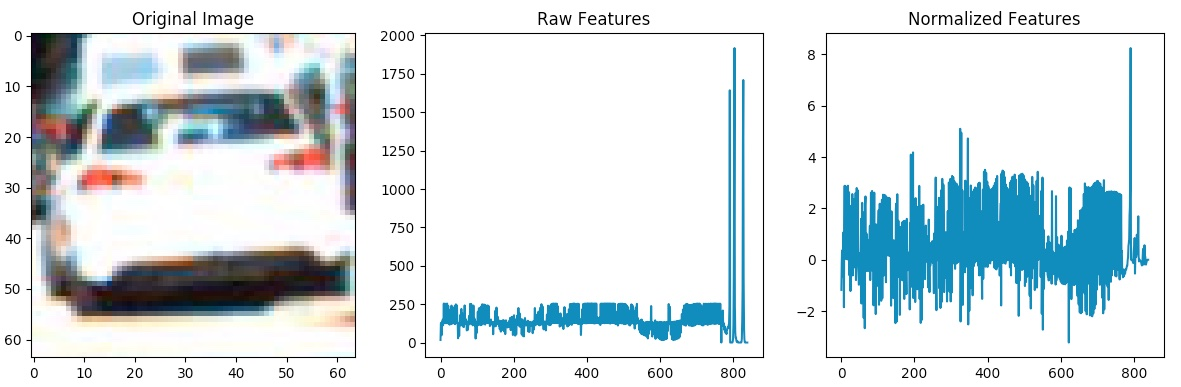
#> input picture examples/car_features.jpg, 1181 x 387 px
$ python -i helper_functions.py   (imports and definitions only)   (older library calls are emulated)
#> lines starting #> are read from the running program, lines starting #| are printed output that depends on the picture
import matplotlib.image as mpimg
import numpy as np
import cv2
import pickle
from skimage.feature import hog

def convert_color(img, cspace_conv='RGB2YCrCb'):
    if cspace_conv != 'RGB':
        if cspace_conv == 'BGR2RGB':
            converted_img = cv2.cvtColor(img, cv2.COLOR_BGR2RGB)
        elif cspace_conv == 'RGB2HSV':
            converted_img = cv2.cvtColor(img, cv2.COLOR_RGB2HSV)
        elif cspace_conv == 'BGR2HSV':
            converted_img = cv2.cvtColor(img, cv2.COLOR_BGR2HSV)
        elif cspace_conv == 'RGB2LUV':
            converted_img = cv2.cvtColor(img, cv2.COLOR_RGB2LUV)
        elif cspace_conv == 'BGR2LUV':
            converted_img = cv2.cvtColor(img, cv2.COLOR_BGR2LUV)
        elif cspace_conv == 'RGB2HLS':
            converted_img = cv2.cvtColor(img, cv2.COLOR_RGB2HLS)
        elif cspace_conv == 'BGR2HLS':
            converted_img = cv2.cvtColor(img, cv2.COLOR_BGR2HLS)
        elif cspace_conv == 'RGB2YUV':
            converted_img = cv2.cvtColor(img, cv2.COLOR_RGB2YUV)
        elif cspace_conv == 'BGR2YUV':
            converted_img = cv2.cvtColor(img, cv2.COLOR_BGR2YUV)
        elif cspace_conv == 'RGB2YCrCb':
            converted_img = cv2.cvtColor(img, cv2.COLOR_RGB2YCrCb)
        elif cspace_conv == 'BGR2YCrCb':
            converted_img = cv2.cvtColor(img, cv2.COLOR_BGR2YCrCb)
    else: converted_img = np.copy(img)

    return converted_img


def save_bboxes(box_list, box_file='bbox_pickle.p'):
    bbox_pickle = box_list
    pickle.dump( bbox_pickle, open( box_file, "wb" ) )

# [16 lines left out: function find_boxes_overlap, not called in this run]

    # overlapping2D(box1,box2) = overlapping1D(box1.x, box2.x) and
    #                        overlapping1D(box1.y, box2.y)

# Perform normalisation on image
def normalise(image):
    return (image - image.mean()) / (image.max() - image.min())

# Define a function to return HOG features and visualization
def get_hog_features(img, orient, pix_per_cell, cell_per_block,
                        trans_sqrt=True, vis=False, feature_vec=True):
    # Call with two outputs if vis==True
    if vis == True:
        features, hog_image = hog(img, orientations=orient,
                                  pixels_per_cell=(pix_per_cell, pix_per_cell),
                                  cells_per_block=(cell_per_block, cell_per_block),
                                  transform_sqrt=trans_sqrt,
                                  visualise=vis, feature_vector=feature_vec)
        return features, hog_image
    # Otherwise call with one output
    else:
        features = hog(img, orientations=orient,
                       pixels_per_cell=(pix_per_cell, pix_per_cell),
                       cells_per_block=(cell_per_block, cell_per_block),
                       transform_sqrt=trans_sqrt,
                       visualise=vis, feature_vector=feature_vec)
        return features

# Define a function to compute binned color features
def bin_spatial(img, size=(32, 32)):
    # Use cv2.resize().ravel() to create the feature vector
    features = cv2.resize(img, size).ravel()
    # Return the feature vector
    return features

# [5 lines left out: function bin_spatial_chan, not called in this run]


# Define a function to compute color histogram features
# NEED TO CHANGE bins_range if reading .png files with mpimg!
def color_hist(img, nbins=32, bins_range=(0, 256)):
    # Compute the histogram of the color channels separately
    channel1_hist = np.histogram(img[:,:,0], bins=nbins, range=bins_range)
    channel2_hist = np.histogram(img[:,:,1], bins=nbins, range=bins_range)
    channel3_hist = np.histogram(img[:,:,2], bins=nbins, range=bins_range)
    # Concatenate the histograms into a single feature vector
    hist_features = np.concatenate((channel1_hist[0], channel2_hist[0], channel3_hist[0]))
    # Return the individual histograms, bin_centers and feature vector
    return hist_features

# [9 lines left out: function color_hist_def, not called in this run]

# Define a function to extract features from a single image window
# This function is very similar to extract_features()
# just for a single image rather than list of images
def single_img_features(img, color_space='RGB', spatial_size=(32, 32),
                        hist_bins=32, orient=9,
                        pix_per_cell=8, cell_per_block=2, hog_channel=0,
                        t_sqrt=False, spatial_feat=True, hist_feat=True, hog_feat=True):
    #1) Define an empty list to receive features
    img_features = []
    #2) Apply color conversion if other than 'RGB'
    feature_image = convert_color(img, color_space)
    #3) Compute spatial features if flag is set
    if spatial_feat == True:
        spatial_features = bin_spatial(feature_image, size=spatial_size)
        #4) Append features to list
        img_features.append(spatial_features)
    #5) Compute histogram features if flag is set
    if hist_feat == True:
        hist_features = color_hist(feature_image, nbins=hist_bins)
        #6) Append features to list
        img_features.append(hist_features)
    #7) Compute HOG features if flag is set
    if hog_feat == True:
        if hog_channel == 'ALL':
            hog_features = []
            for channel in range(feature_image.shape[2]):
                hog_features.extend(get_hog_features(feature_image[:,:,channel],
                                    orient, pix_per_cell, cell_per_block,
                                    trans_sqrt=t_sqrt, vis=False, feature_vec=True))
        else:
            hog_features = get_hog_features(feature_image[:,:,hog_channel], orient,
                        pix_per_cell, cell_per_block, trans_sqrt=t_sqrt, vis=False, feature_vec=True)
        #8) Append features to list
        img_features.append(hog_features)

    #9) Return concatenated array of features
    return np.concatenate(img_features)

# Define a function to extract features from a list of images
# Have this function call bin_spatial() and color_hist()
# [76 lines left out: functions extract_features, slide_window, draw_boxes, not called in this run]

>>> import cv2
>>> picture = cv2.imread('examples/car_features.jpg')
#> picture is the input picture: shape (387, 1181, 3); mean B, G, R 228.4, 224.9, 215.2
>>> result = single_img_features(picture)
#> in bin_spatial, `features = cv2.resize(img, size).ravel()`: features = 3072 values, max 255 at index 0, min 7 at index 2322, mean 223.5
#> in single_img_features, `spatial_features = bin_spatial(feature_image, size=spatial_size)`: spatial_features has the same summary as features in bin_spatial
#> in color_hist, `hist_features = np.concatenate((channel1_hist[0], channel2_hist[0], ch..`: hist_features = 96 values, max 337800 at index 63, min 1075 at index 33, mean 14282.7
#> in get_hog_features, `features = hog(img, orientations=orient, pixels_per_cell=(pix_per_cell..`:
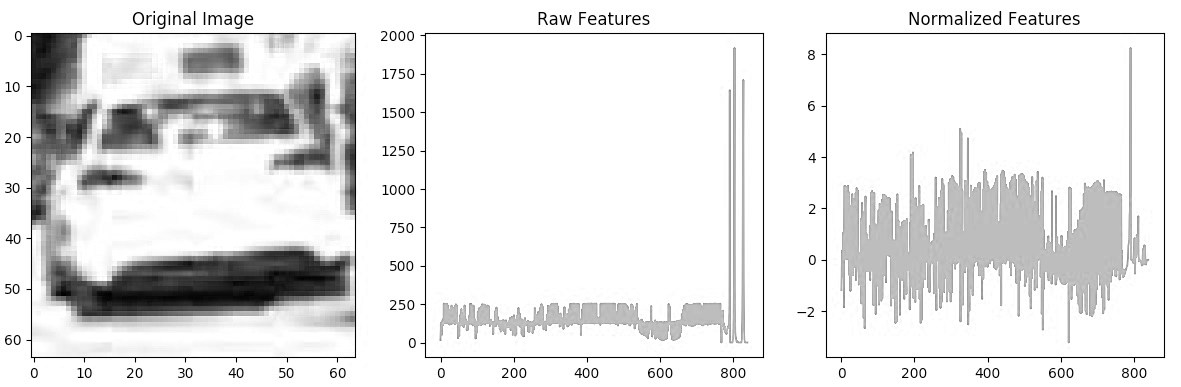
#> img: shape (387, 1181); min 0, max 255, mean 228.4

$ run again, on examples/car_hog.jpg
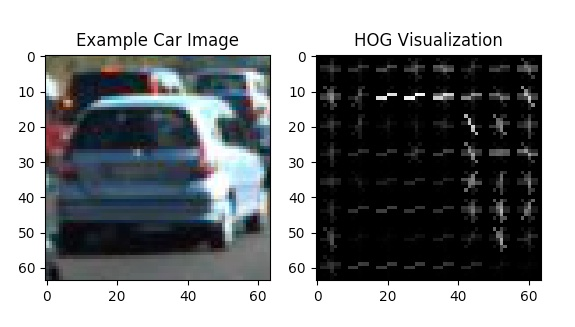
#> input picture examples/car_hog.jpg, 575 x 327 px
#> picture is the input picture: shape (327, 575, 3); mean B, G, R 142.9, 141.1, 138.4
#> features = 3072 values, max 255 at index 0, min 0 at index 534, mean 141.8
#> spatial_features has the same summary as features in bin_spatial
#> in color_hist, `hist_features = np.concatenate((channel1_hist[0], channel2_hist[0], ch..`: hist_features = 96 values, max 82873 at index 31, min 402 at index 24, mean 5875.8
#> in get_hog_features, `features = hog(img, orientations=orient, pixels_per_cell=(pix_per_cell..`:
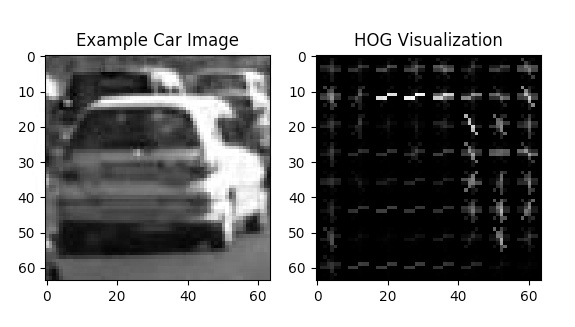
#> img: shape (327, 575); min 0, max 255, mean 142.9

$ run again, on examples/heat.jpg
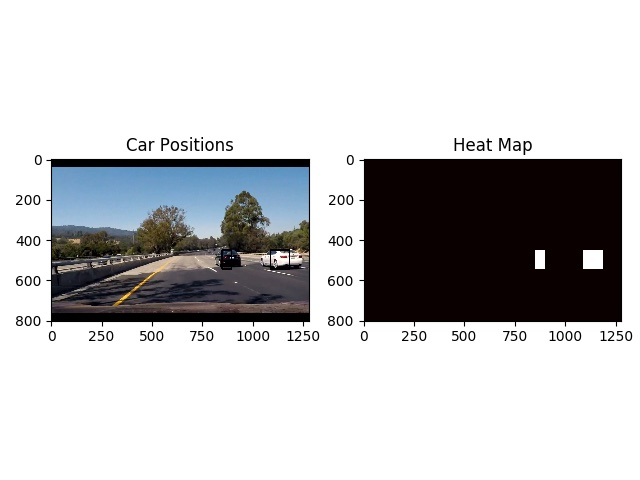
#> input picture examples/heat.jpg, 640 x 480 px
#> picture is the input picture: shape (480, 640, 3); mean B, G, R 198.1, 196.7, 196.6
#> features = 3072 values, max 255 at index 0, min 0 at index 1110, mean 201.8
#> spatial_features has the same summary as features in bin_spatial
#> in color_hist, `hist_features = np.concatenate((channel1_hist[0], channel2_hist[0], ch..`: hist_features = 96 values, max 217604 at index 95, min 160 at index 59, mean 9600
#> in get_hog_features, `features = hog(img, orientations=orient, pixels_per_cell=(pix_per_cell..`:
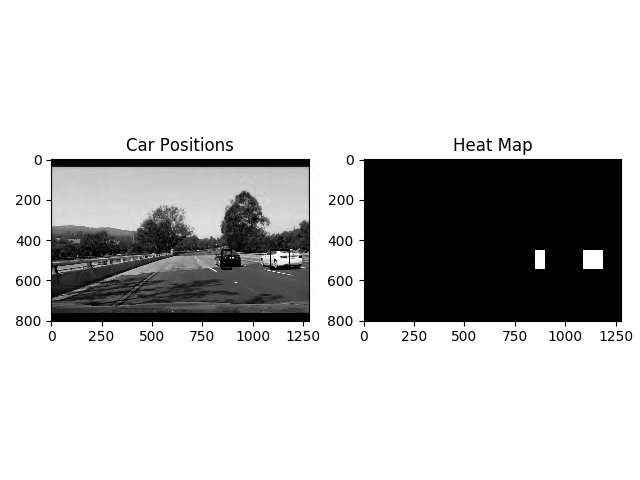
#> img: shape (480, 640); min 0, max 255, mean 198.1

$ run again, on examples/hot_windows.jpg
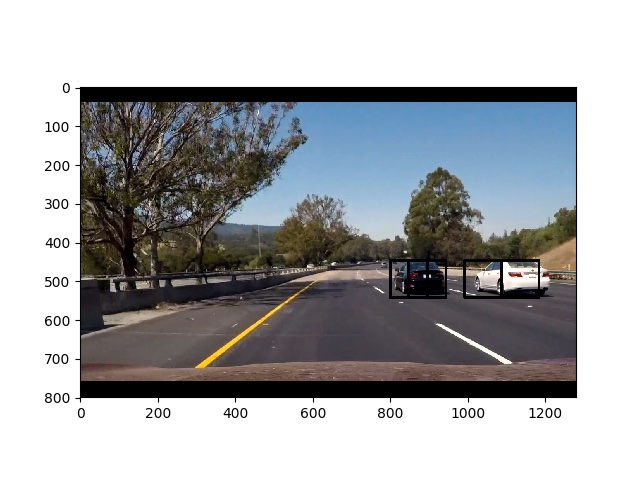
#> input picture examples/hot_windows.jpg, 640 x 480 px
#> picture is the input picture: shape (480, 640, 3); mean B, G, R 172.2, 170, 168.4
#> features = 3072 values, max 255 at index 0, min 0 at index 589, mean 167.3
#> spatial_features has the same summary as features in bin_spatial
#> in color_hist, `hist_features = np.concatenate((channel1_hist[0], channel2_hist[0], ch..`: hist_features = 96 values, max 149610 at index 95, min 176 at index 59, mean 9600
#> in get_hog_features, `features = hog(img, orientations=orient, pixels_per_cell=(pix_per_cell..`:
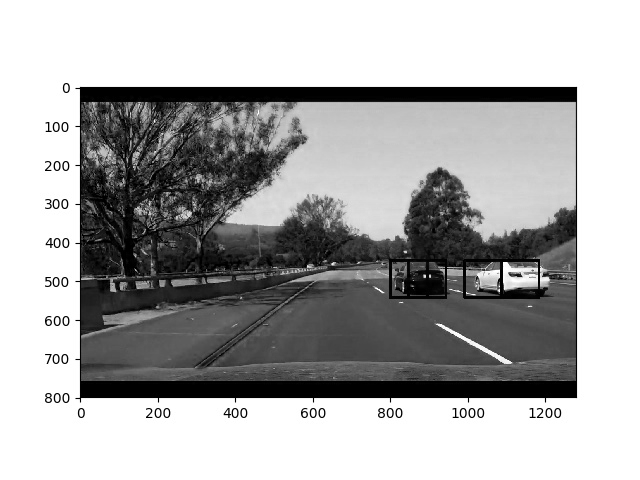
#> img: shape (480, 640); min 0, max 255, mean 172.2
